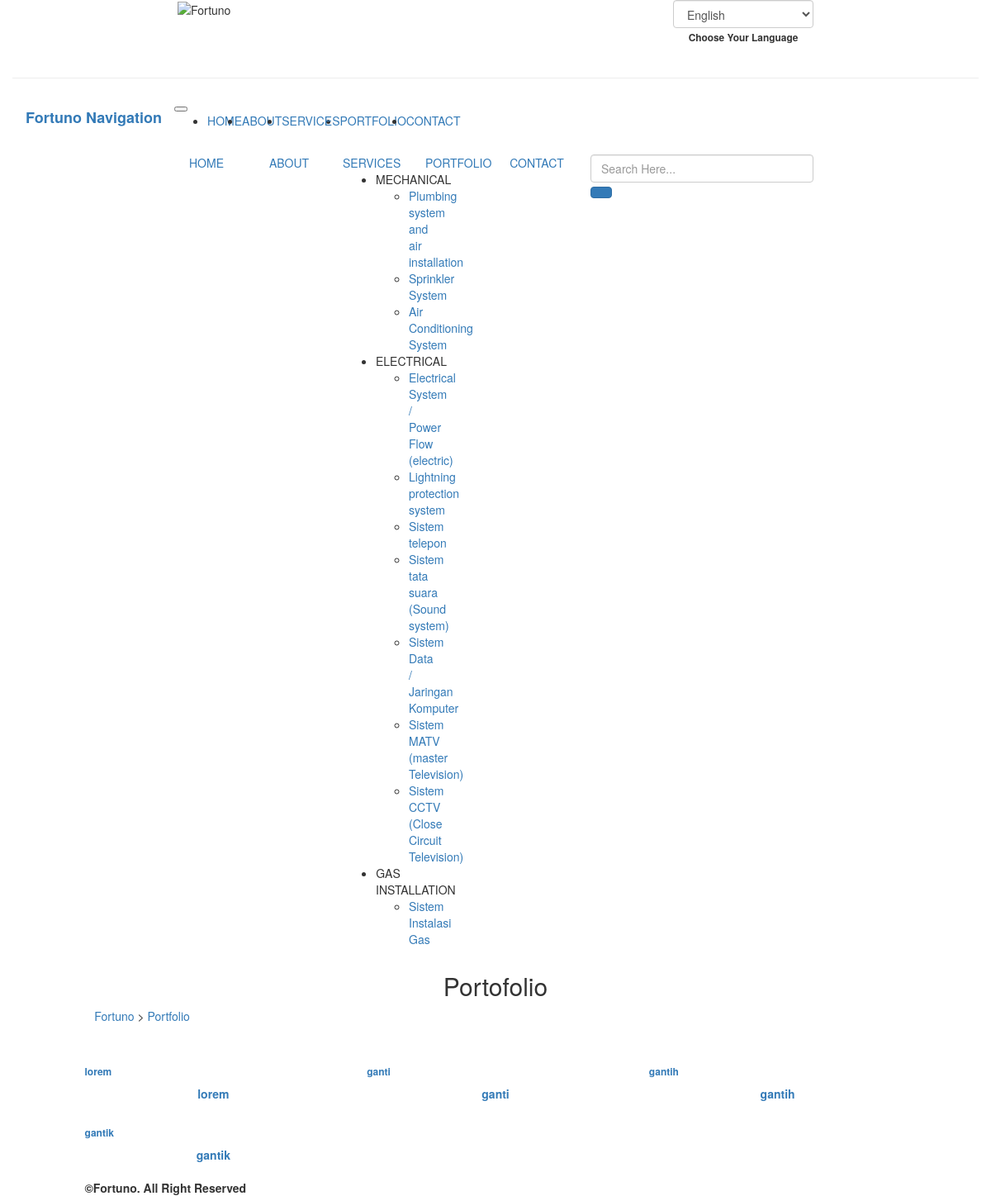
Page /index.php/portfolio on the earlier database version.
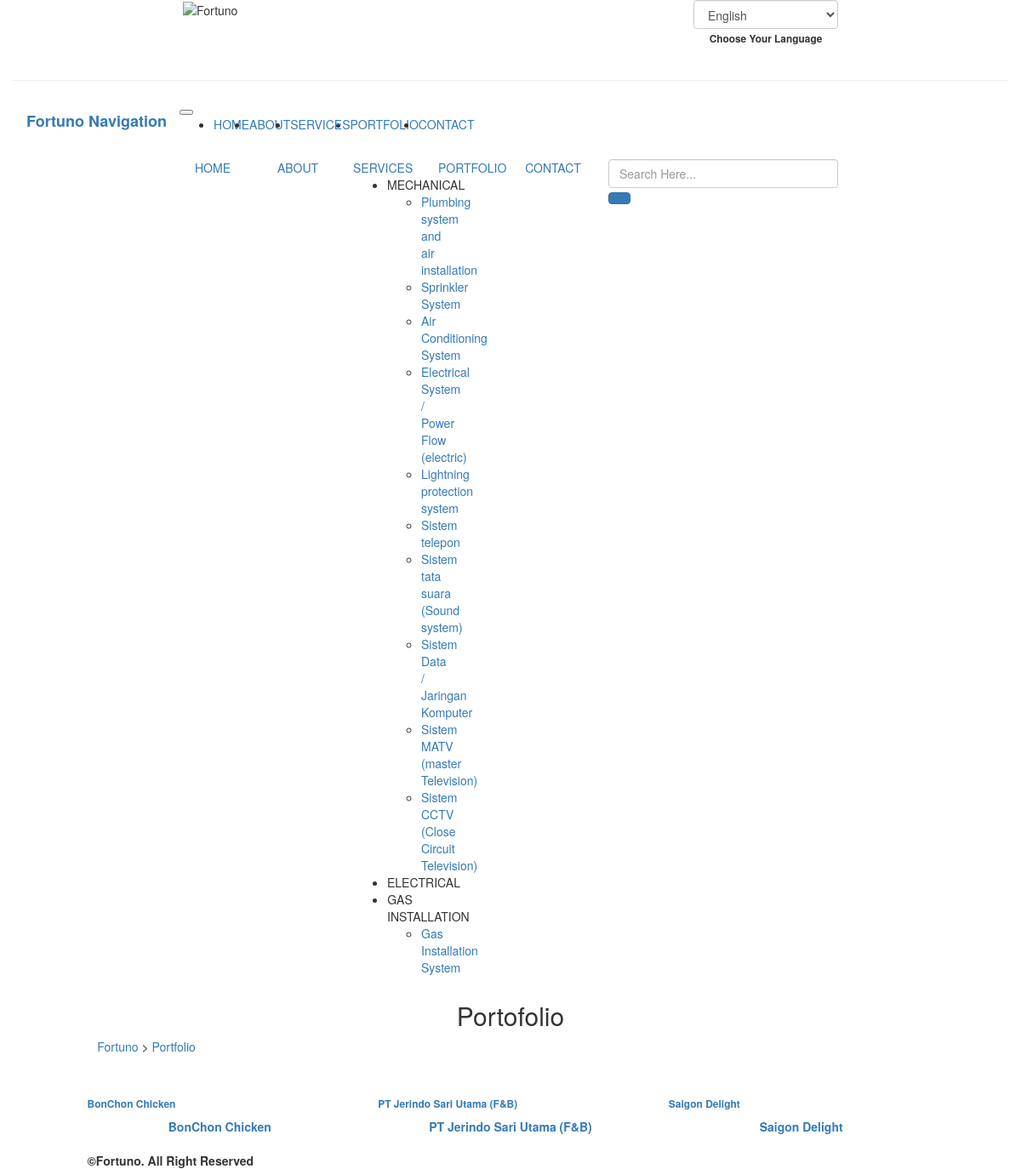
Same page on the later database version.
### tables this page shows
CREATE TABLE `fortu_catservices` (
  `catservices_id` int(11) NOT NULL,
  `catservices_name` varchar(255) NOT NULL,
  `catservices_name_en` varchar(255) NOT NULL,
  `catservices_desc` text NOT NULL,
  `catservices_desc_en` text NOT NULL,
  `catservices_pub` enum('88','99') NOT NULL,
  `catservices_link` varchar(255) NOT NULL,
  `catservices_icon` varchar(255) NOT NULL
);

CREATE TABLE `fortu_services` (
  `services_id` int(11) NOT NULL,
  `catservices_id` int(8) NOT NULL,
  `services_name` varchar(255) NOT NULL,
  `services_name_en` varchar(255) NOT NULL,
  `services_desc` text NOT NULL,
  `services_desc_en` text NOT NULL,
  `services_alt` varchar(255) NOT NULL COMMENT 'alt untuk gambar',
  `services_pub` enum('88','99') NOT NULL COMMENT '99 = publish',
  `services_link` varchar(255) NOT NULL
);

CREATE TABLE `fortu_portofolio` (
  `portofolio_id` int(8) NOT NULL,
  `portofolio_name` varchar(255) NOT NULL,
  `portofolio_name_en` varchar(255) NOT NULL,
  `portofolio_desc` text NOT NULL,
  `portofolio_desc_en` text NOT NULL,
  `portofolio_pub` enum('88','99') NOT NULL,
  `portofolio_link` varchar(255) NOT NULL,
  `portofolio_pdf` varchar(255) NOT NULL
);

### application/views/index.php (called while the page is built)
<?php
$this->load->view('component/top', isset($top) ? $top : 0);
$this->load->view('component/header', isset($header) ? $header : 0);
$this->load->view($content, isset($component) ? $component : 0);
$this->load->view('component/footer');
$this->load->view('component/bottom', isset($bottom) ? $bottom : 0);

### application/controllers/Portfolio.php (called while the page is built, shortened)
<?php
  class Portfolio extends Frontend_Controller
  {
    function __construct() {
      parent::__construct();
      $this->data['top'] = 'portfolio';
      $this->data['bottom'] = 'portfolio';
      $this->data['header']['portfolio'] = 'portfolio';
    }
    function index() {
      $this->data['portofolio'] = $this->portofolio_model->get_portofolio(array('image_parent_name' => 'portofolio', 'image_seq' => 0));
      $this->data['content'] = 'pages/portfolio';
      $this->load->view('index', $this->data);
    }
  }
 ?>

### index.php (called while the page is built, shortened)
<?php
require_once BASEPATH.'core/CodeIgniter.php';

### application/helpers/hash_helper.php (called while the page is built, shortened)
<?php
function hash_link_encode($value){
	$_this =& get_instance();
	$encode = $_this->encryption->encrypt($value);
	$result = str_replace(array('+','/','='), array('-','_','~'), $encode);
	return $result;
}

### application/core/MY_Model.php (called while the page is built, shortened)
<?php
class MY_Model extends CI_Model
{
	protected $_table_name;
	protected $_order_by;
	protected $_order_by_type;
	protected $_primary_filter = 'intval';
	protected $_primary_key;
	public function get($id = NULL, $single = FALSE)
	{
		if ($id != NULL) {
			$filter = $this->_primary_filter;
			$id = $filter($id);
			$this->db->where($this->_primary_key, $id);
			$method = 'row';
		}
		elseif ($single == TRUE) {
			$method = 'row';
		}
		else {
			$method = 'result';
		}
		if ($this->_order_by_type) {
			$this->db->order_by($this->_order_by, $this->_order_by_type);
		}
		else {
			$this->db->order_by($this->_order_by);
		}
		return $this->db->get('{PRE}'.$this->_table_name)->$method();
	}
	public function get_by($where = NULL, $limit = NULL, $offset = NULL, $single = FALSE, $select = NULL)
	{
		if ($where != NULL) {
			$this->db->where($where);
		}
		return $this->get(NULL, $single);
	}
	public function count($where = NULL)
	{
		if ($where) {
			$this->db->where($where);
		}
		$this->db->from('{PRE}'.$this->_table_name);
		return $this->db->count_all_results();
	}
}

### application/core/MY_Controller.php (called while the page is built, shortened)
<?php
class Frontend_Controller extends MY_Controller
{
	public function __construct()
	{
		$categories = $this->catservices_model->get_by(array('catservices_pub' => '99'));
	}
}

### application/helpers/lwd_helper.php (called while the page is built, shortened)
<?php
function title_url($str, $replace=array(), $delimiter='-')
{
	$clean = iconv('UTF-8', 'ASCII//TRANSLIT', $str);
	$clean = preg_replace("/[^a-zA-Z0-9\/_|+ -]/", '', $clean);
	$clean = strtolower(trim($clean, '-'));
	$clean = preg_replace("/[\/_|+ -]+/", $delimiter, $clean);
	return $clean;
}

### application/models/Portofolio_model.php (called while the page is built, shortened)
<?php
class Portofolio_model extends MY_Model
{
	public function get_portofolio($where = NULL, $limit = NULL, $offset= NULL, $single=FALSE, $select=NULL, $like = NULL, $order = NULL)
	{
		return parent::get_by($where,$limit,$offset,$single,$select);
	}
}

### application/views/pages/portfolio.php (the view, shortened to what this page needs)
<div class="text-center">
  <p class="h2">Portofolio</p>
  <div class="row services-gap text-left">
    <div class="col-md-1"></div>
    <div class="col-md-11">
      <?php $link_nav_jadul =  substr(base_url(), 0, -1); ?>
      &nbsp;&nbsp;&nbsp;<a href="<?=$link_nav_jadul;?>/">Fortuno</a>
      <?php foreach ($this->uri->segments as  $value) {
        ?> > <a href="<?=$link_nav_jadul .= '/'. $value;?>"> <?=ucwords($value);?></a>  <?php
      }  ?>
    </div>
  </div> <br>
</div>
<div class="row gallery-portfolio">
  <div class="col-md-1"></div>
  <div class="col-md-10">
    <?php $count = 0; $j=0; $length_data = count($portofolio)-1; ?>
    <?php foreach ($portofolio as $porto) {
      $porto_name = cekBahasa('portofolio_name');
      if (!$count++) { ?> <div class="row gallery-portfolio-cover"> <?php } ?>
        <div class="col-md-4 img-container">
          <a class="position-relative" href="<?=site_url("portfolio/$porto->portofolio_link")?>">
            <p class="h6"><strong><?=$porto->$porto_name?></strong></p>
            <div class="hover text-center"><span> <strong><?=$lang['portoviewdetail']?> <?=$porto->$porto_name?></strong></span></div>
          </a>
        </div>
      <?php if ($count === 3 || $length_data === $j) { $count = 0; ?> </div> <?php }
      $j++;
      }
    ?>
  </div>
  <div class="col-md-1"></div>
</div>

### application/views/component/top.php (shortened to what this page needs)
<!DOCTYPE html>
<html lang="en">
	<head>
		<link rel="stylesheet" href="<?php echo base_url();?>plugins/bootstrap_new/bootstrap.min.css">
		<link rel="stylesheet" href="<?php echo base_url();?>dist/css/fort.style.css">
		<?php if (isset($top)): ?>
			<?php
			switch ($top) {
				case 'services': ?>
				<?php break;
				case 'portfolio': ?>
				<link rel="stylesheet" href="<?php echo base_url();?>dist/css/fort.style_portfolio.css">
				<?php break;
				case 'search': ?>
				<?php break;
			}
			 ?>
		<?php else: ?>
			<link rel="stylesheet" href="<?php echo base_url();?>dist/css/fort.style_home.css">
		<?php endif; ?>
	</head>
<body>

### application/views/component/header.php (shortened to what this page needs)
<header id="beranda">
  <div class="container-fluid header">
    <div class="row">
      <div class="col-md-2 logo">
        <img class="img-fluid" src="<?php echo base_url(); ?>dist/img/assets/logo.png" alt="Fortuno">
      </div>
      <div class="col-md-2 lang-container">
        <div class="form-group text-center select_language">
          <select onchange="this.options[this.selectedIndex].value && (window.location = this.options[this.selectedIndex].value);" class="form-control cursor_pointer" id="select_language">
            <?php $bawa_link = base_url(uri_string()); ?>
            <option <?=($lang_active == 'english') ? 'selected' : '' ;?> value="<?=site_url('lang/choose/en?link='.hash_link_encode($bawa_link))?>">English</option>
          </select>
          <?php if ($lang_active == 'indonesia'): ?>
            <label for="select_language"><small class="hoverious">Pilih Bahasa Anda</small></label>
          <?php else: ?>
            <label for="select_language"><small class="hoverious">Choose Your Language</small></label>
          <?php endif; ?>
        </div>
      </div>
    </div>
    <hr>
    <?php
      $at_index = "";
      $match_url = array(0);
      preg_match('/^\/fortuno\/(|index\.php)$/', $_SERVER['REQUEST_URI'], $match_url);
      if (!isset($match_url[0])) {
        $at_index = base_url();
      }
    ?>
    <nav class="navbar navbar-expand-md bg-light navbar-light nav-mobile">
      <a class="navbar-brand" href="<?=base_url()?>#beranda"><strong><span class="cblue">Fortuno</span> Navigation</strong></a>
      <button class="navbar-toggler" type="button" data-toggle="collapse" data-target="#collapsibleNavbar">
      </button>
      <div class="collapse navbar-collapse" id="collapsibleNavbar">
        <ul class="navbar-nav">
          <li class="nav-item">
            <a class="nav-link" href="<?=base_url()?>#beranda">HOME</a>
          </li>
          <li class="nav-item">
            <a class="nav-link" href="<?=base_url()?>#about">ABOUT</a>
          </li>
          <li class="nav-item dropdown style-dropdown-mobile">
            <a class="nav-link dropdown-toggle" href="#" id="navbarServices" role="button" data-toggle="dropdown" aria-haspopup="true" aria-expanded="false">SERVICES</a>
          </li>
          <li class="nav-item">
            <a class="nav-link" href="<?=base_url()?>#portfolio">PORTFOLIO</a>
          </li>
          <li class="nav-item">
            <a class="nav-link" href="<?=base_url()?>#contact">CONTACT</a>
          </li>
        </ul>
      </div>
    </nav>
    <nav class="row text-center nav-desktop">
      <div class="col-md-2"></div>
      <div class="col-md-1 nav-list homepage"><a href="<?=base_url()?>#beranda">HOME</a></div>
      <div class="col-md-1 nav-list about"><a href="<?=base_url()?>#about">ABOUT</a></div>
      <div class="col-md-1 nav-list services position-relative menu-has-sub"><a href="<?php echo $at_index; ?>#services">SERVICES</a>
        <ul class="position-absolute sub1">
          <?php foreach ($cat_all as $categ):
            $field_categ = cekBahasa('catservice_name');
          ?>
            <li class="position-relative sub1-has-sub"><?=strtoupper($categ->$field_categ)?> <i class="fas fa-chevron-circle-right"></i>
              <ul class="position-absolute sub2">
                <?php foreach ($categ->services as $service):
                  $field_service = cekBahasa('services_name');
                ?>
                  <li><a href="<?php echo base_url(); ?>services/<?=str_replace(' ', '-', strtolower($categ->catservice_link))?>#<?=title_url($service->$field_service)?>"><?=$service->$field_service?></a></li>
                <?php endforeach; ?>
              </ul>
            </li>
          <?php endforeach; ?>
        </ul>
      </div>
      <div class="col-md-1 nav-list portfolio"><a href="<?=base_url()?>#portfolio">PORTFOLIO</a></div>
      <div class="col-md-1 nav-list contact"><a href="<?=base_url()?>#contact">CONTACT</a></div>
      <div class="col-md-3 text-left search-container">
        <div class="form-group search">
          <form id="search" action="<?=base_url()?>search/<?=($this->uri->segment(2) === 'portfolio') ? 'portfolio' : 'services'?>/0/index.php" method="get">
            <input type="text" name="s" class="form-control <?=(null !== $this->uri->segment(4)) ? 'underline' : '';?>" placeholder="Search Here..." value="<?=
              (null !== $this->uri->segment(4)) ? str_replace('%20', ' ', str_replace('-', ' ', $this->uri->segment(4))) : '';
            ?>">
            <button class="btn btn-primary" type="submit"><i class="fas fa-search"></i></button>
          </form>
        </div>
      </div>
    </nav>
  </div>
</header>

### application/views/component/footer.php (shortened to what this page needs)
<footer><br>
  <div class="row">
    <div class="col-md-1"></div>
    <div class="col-md-8 cwhite">
      <strong>&copy;Fortuno. All Right Reserved</strong>
    </div>
    <div class="col-md-2 cwhite medsos">
    </div>
    <div class="col-md-1"></div>
  </div>
</footer>

### application/views/component/bottom.php (shortened to what this page needs)
  </body>
</html>

Differences in the rows shown:
removed fortu_portofolio: porto_name "lorem"
removed fortu_portofolio: porto_name "gantik"
changed fortu_catservices (number 1 of 3 on the later page): gains fortu_services (field_service "Electrical System / Power Flow (electric)"); gains fortu_services (field_service "Lightning protection system"); gains fortu_services (field_service "Sistem telepon"); gains fortu_services (field_service "Sistem tata suara (Sound system)"); gains fortu_services (field_service "Sistem Data / Jaringan Komputer"); gains fortu_services (field_service "Sistem MATV (master Television)"); gains fortu_services (field_service "Sistem CCTV (Close Circuit Television)")
changed fortu_catservices (number 2 of 3 on the later page): loses fortu_services (field_service "Electrical System / Power Flow (electric)"); loses fortu_services (field_service "Lightning protection system"); loses fortu_services (field_service "Sistem telepon"); loses fortu_services (field_service "Sistem tata suara (Sound system)"); loses fortu_services (field_service "Sistem Data / Jaringan Komputer"); loses fortu_services (field_service "Sistem MATV (master Television)"); loses fortu_services (field_service "Sistem CCTV (Close Circuit Television)")
changed fortu_services (number 11 of 11 on the later page): field_service "Sistem Instalasi Gas" → "Gas Installation System"
changed fortu_portofolio (number 1 of 3 on the later page): porto_name "ganti" → "BonChon Chicken"
changed fortu_portofolio (number 2 of 3 on the later page): porto_name "gantih" → "PT Jerindo Sari Utama (F&B)"
added fortu_portofolio: porto_name "Saigon Delight"
